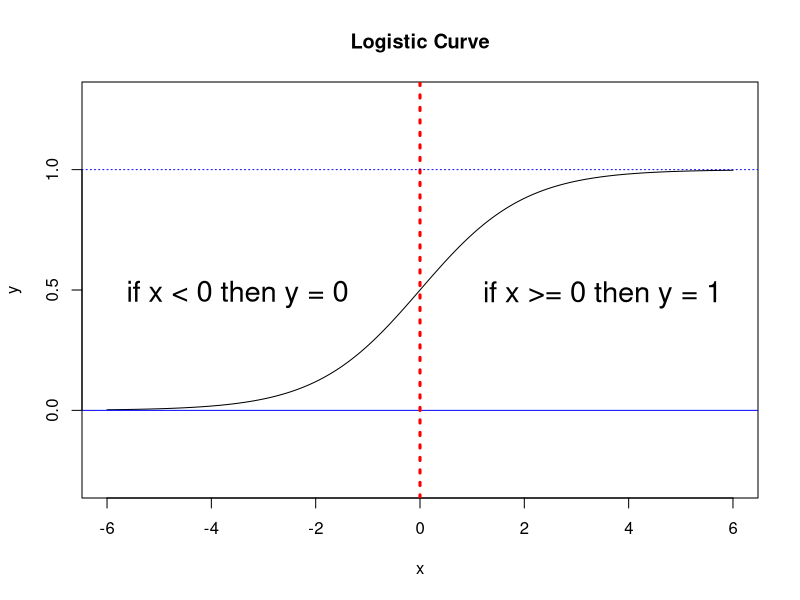

The R source for this figure: (Note: this script raises an error after producing the figure.)
## ---- chunk 1
knitr::opts_chunk$set(cache = TRUE)
## ---- chunk 2
x <- seq(-6, 6, 0.05)
y <- 1 / (1 + exp(-x))

plot(x, y,
type = "l",
main = "Logistic Curve",
ylim = c(-0.3, 1.3))
abline(h = 0, col = "blue")
abline(v = 0, col = "red", lty = 3, lwd = 3)
abline(h = 1, col = "blue", lty = 3)
text(-3.5, 0.48, cex = 1.75, "if x < 0 then y = 0")
text(3.5, 0.48, cex = 1.75, "if x >= 0 then y = 1")
## ---- chunk 3
# Load Libraries
Libraries <- c("doMC", "knitr", "readr", "tidyverse", "caret")
for (p in Libraries) { 
    library(p, character.only = TRUE)
}
## ---- chunk 4
opts_chunk$set(cache=TRUE, warning=FALSE, message=FALSE)
## ---- chunk 5
# Import relevant data
c_m_TRANSFORMED <- read_csv("./00-data/02-aac_dpc_values/c_m_TRANSFORMED.csv",
                            col_types = cols(Class = col_factor(levels = c("0", "1")),
                                             PID = col_skip(),
                                             TotalAA = col_skip()))
## ---- chunk 6
# Partition data into training and testing sets
set.seed(1000)
index <- createDataPartition(c_m_TRANSFORMED$Class, p = 0.8, list = FALSE)
training_set.1 <- c_m_TRANSFORMED[index, ]
## ---- chunk 7
set.seed(1000)
registerDoMC(cores = 3)      # Start multi-processor mode
start_time <- Sys.time()     # Start timer

# Create model, 10X fold CV repeated 5X
tcontrol <- trainControl(method = "repeatedcv",
                         number = 10,
                         repeats = 5)

model_obj.1 <- train(Class ~ .,
                     data = training_set.1,
                     trControl = tcontrol,
                     method = "glm",
                     family = "binomial")

end_time <- Sys.time()      # End timer
end_time - start_time       # Display time
registerDoSEQ()             # Stop multi-processor mode
## ---- chunk 8
summary(model_obj.1)
## ---- chunk 9
# Data import & handling
c_m_9aa <- read_csv("./00-data/02-aac_dpc_values/c_m_TRANSFORMED.csv",
                    col_types = cols(Class = col_factor(levels = c("0", "1")),
                                     A = col_skip(), F = col_skip(),
                                     I = col_skip(), K = col_skip(),
                                     L = col_skip(), M = col_skip(),
                                     N = col_skip(), PID = col_skip(),
                                     Q = col_skip(), V = col_skip(),
                                     S = col_skip(), TotalAA = col_skip(),
                                     W = col_skip()))
## ---- chunk 10
# Partition data into training and testing sets
set.seed(1000)
index <- createDataPartition(c_m_9aa$Class, p = 0.8, list = FALSE)

training_set.2 <- c_m_9aa[ index, ]
test_set.2     <- c_m_9aa[-index, ]

Class_test.2 <- as.factor(test_set.2$Class)
## ---- chunk 11
set.seed(1000)
registerDoMC(cores = 3)           # Start multi-core
start_time <- Sys.time()          # Start timer

# Create model, 10X fold CV repeated 5X
fitControl <- trainControl(method = "repeatedcv",
                           number = 10,
                           repeats = 5,
                           savePredictions = "final") # IMPORTANT: Saves predictions

model_obj.2 <- train(Class ~ .,
                     data = training_set.2,
                     trControl = fitControl,
                     method = "glm",
                     family = "binomial")

end_time <- Sys.time()           # End timer
end_time - start_time            # Display time
registerDoSEQ()                  # Stop multi-core
## ---- chunk 12
summary(model_obj.2)
## ---- chunk 13
Predicted_test_vals <- predict(model_obj.2, test_set.2[, -1])

confusionMatrix(Predicted_test_vals, Class_test.2, positive = "1")
## ---- chunk 14
fp_fn_logit <- model_obj.2 %>% pluck("pred") %>% dplyr::filter(obs != pred)

# Write CSV in R
write.table(fp_fn_logit,
            file = "./00-data/03-ml_results/fp_fn_logit.csv",
            row.names = FALSE,
            na = "",
            col.names = TRUE,
            sep = ",")

nrow(fp_fn_logit) ## NOTE: NOT UNIQUE NOR SORTED
